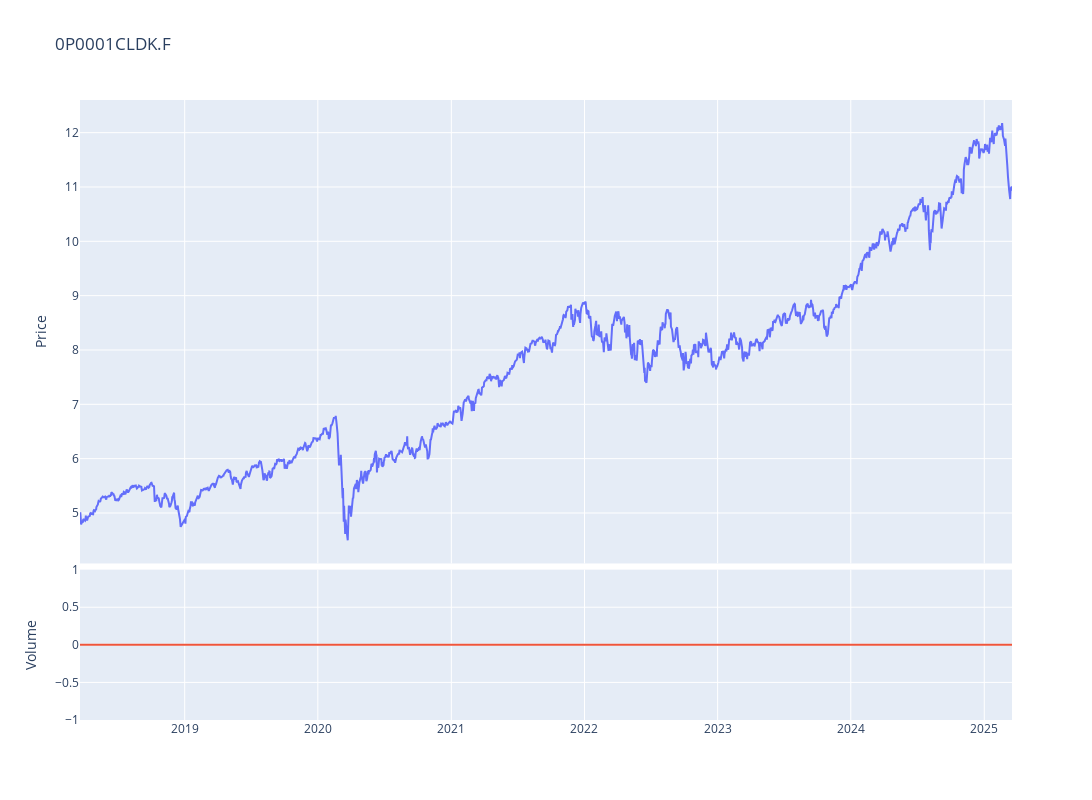

Here is the notebook cell this chart was saved with:
### Code cell
fig = make_subplots(rows=4, cols=1,shared_xaxes=True,vertical_spacing=0.01,specs=[[{'rowspan':3,'colspan':1}],[None],[None],[{'rowspan':1,'colspan':1}]])

# Graph (1,1)
fig.add_trace(go.Scatter(x=stock_ticker.index,y=stock_ticker['Adj Close'],mode="lines",name=f"{ticker}"),row=1, col=1)
# Update xaxis properties
fig.update_yaxes(title_text="Price", row=1, col=1)

# Graph (4,1)
fig.add_trace(go.Scatter(x=stock_ticker.index,y=stock_ticker['Volume'],mode="lines",name='Volume'),row=4, col=1)
fig.update_yaxes(title_text="Volume", row=4, col=1)

fig.update_layout(height=800, width=1300,showlegend=False,title=f"{ticker}")

fig.show()

### Figure 1 — Plotly figure (JSON) as saved in the notebook; plotly's stock layout.template omitted (floating-point values rounded to 4 significant figures; data arrays with more than 128 entries replaced by an {"elided": "..."} marker saying what was removed)
{"data": [{"mode": "lines", "name": "0P0001CLDK.F", "type": "scatter", "x": {"elided": "1774 str values"}, "xaxis": "x", "y": {"elided": "1774 float values"}, "yaxis": "y"}, {"mode": "lines", "name": "Volume", "type": "scatter", "x": {"elided": "1774 str values"}, "xaxis": "x2", "y": {"elided": "1774 int values"}, "yaxis": "y2"}], "layout": {"height": 800, "showlegend": false, "title": {"text": "0P0001CLDK.F"}, "width": 1300, "xaxis": {"anchor": "y", "domain": [0, 1], "matches": "x2", "showticklabels": false}, "xaxis2": {"anchor": "y2", "domain": [0, 1]}, "yaxis": {"anchor": "x", "domain": [0.2525, 1], "title": {"text": "Price"}}, "yaxis2": {"anchor": "x2", "domain": [0, 0.2425], "title": {"text": "Volume"}}}}
